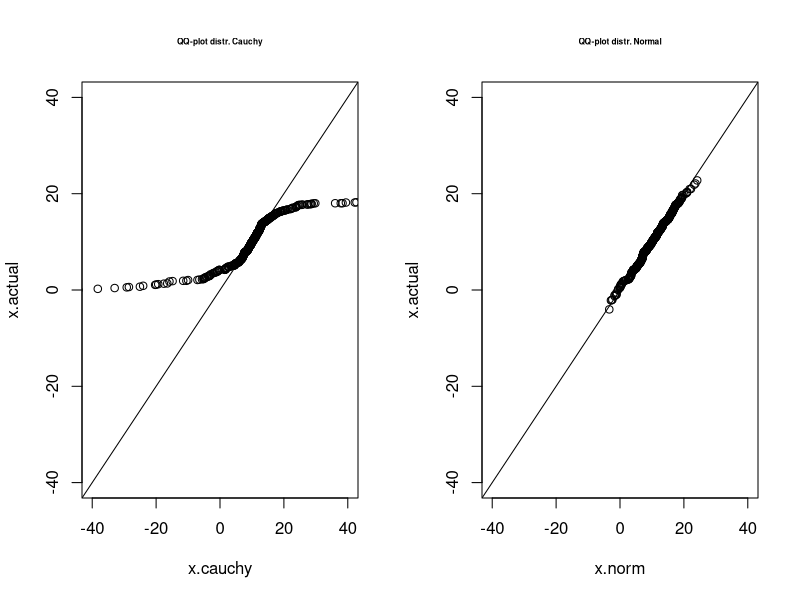
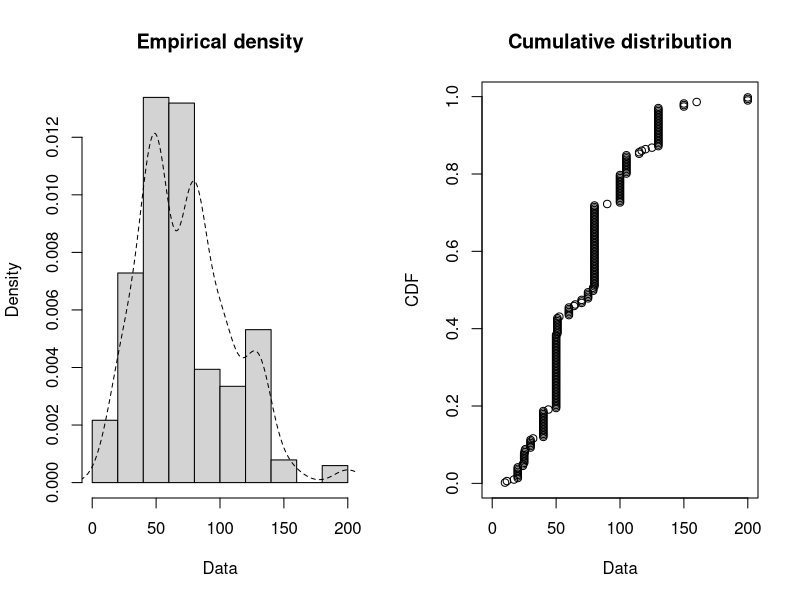
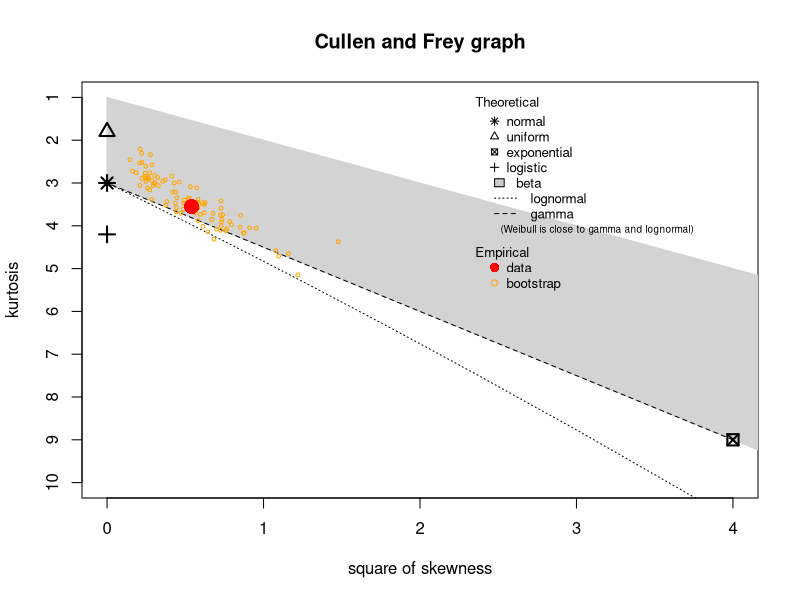
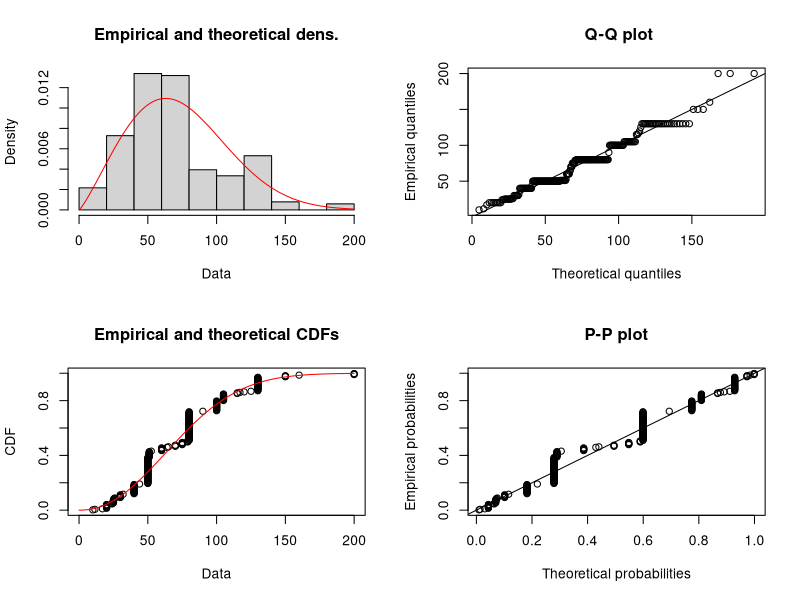
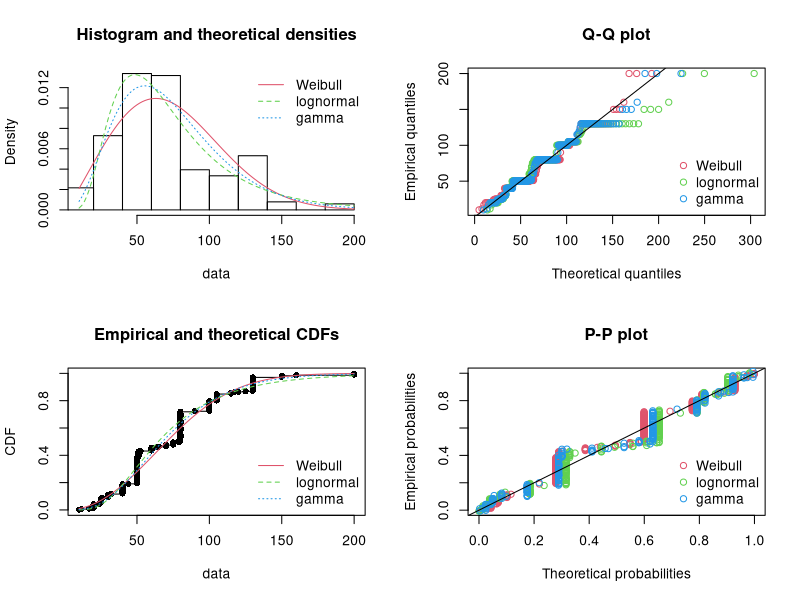

R code for these plots, in order: (Note: this script raises an error after producing the figures.)
## ---- chunk 1
x.actual <- rnorm(500, 10, 5)
x.norm <-rnorm(500,mean(x.actual),sd(x.actual))
require(MASS)
fit.cauchy <- fitdistr(x.actual, "cauchy")
x.cauchy <- rcauchy(500, fit.cauchy$estimate[1], fit.cauchy$estimate[2])
par(mfrow= c(1,2))
qqplot(x.cauchy,x.actual, xlim = c(-40,40), ylim = c(-40,40) ,main = "QQ-plot distr. Cauchy", cex.main =.5)
abline(0,1)
qqplot(x.norm , x.actual, main = "QQ-plot distr. Normal", cex.main = .5, xlim = c(-40,40), ylim = c(-40,40))
abline(0,1)
## ---- chunk 2
require(fitdistrplus)
data("groundbeef")
plotdist(groundbeef$serving, histo = TRUE, demp = TRUE)
## ---- chunk 3
par(mfrow = c(1,1))
descdist(groundbeef$serving, boot =100)
## ---- chunk 4
fit.weibull <- fitdist(groundbeef$serving, "weibull" )
fit.gamma   <- fitdist(groundbeef$serving, "gamma"   ) 
fit.lnorm   <- fitdist(groundbeef$serving, "lnorm"   )
plot(fit.weibull)
par(mfrow = c(2, 2))
plot.legend <- c("Weibull", "lognormal", "gamma")
denscomp( list(fit.weibull, fit.lnorm, fit.gamma), legendtext = plot.legend)
qqcomp(   list(fit.weibull, fit.lnorm, fit.gamma), legendtext = plot.legend)
cdfcomp(  list(fit.weibull, fit.lnorm, fit.gamma), legendtext = plot.legend)
ppcomp(   list(fit.weibull, fit.lnorm, fit.gamma), legendtext = plot.legend)
par(mfrow = c(1,1))
## ---- chunk 5
fit.lnorn.boot <- bootdist(fit.lnorm)
par(mfrow = c(1,1))
summary(fit.lnorm.boot)
